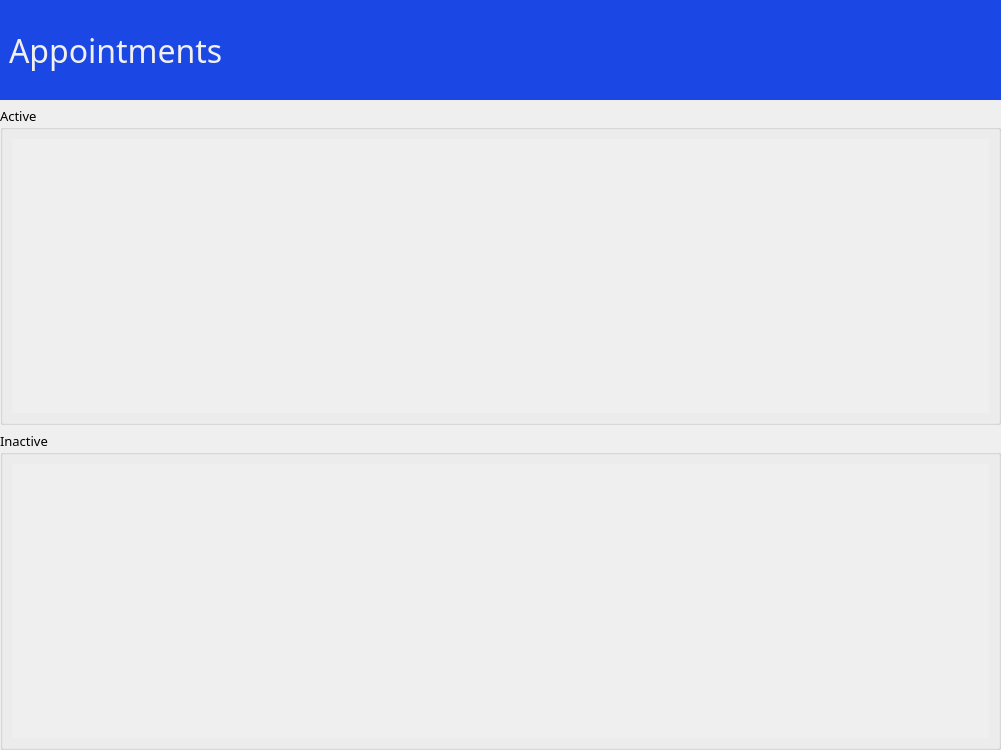
<?xml version="1.0" encoding="UTF-8"?>
<ui version="4.0">
 <class>Appointments</class>
 <widget class="QWidget" name="Appointments">
  <property name="geometry">
   <rect>
    <x>0</x>
    <y>0</y>
    <width>1001</width>
    <height>750</height>
   </rect>
  </property>
  <property name="windowTitle">
   <string>Form</string>
  </property>
  <layout class="QVBoxLayout" name="verticalLayout">
   <property name="leftMargin">
    <number>0</number>
   </property>
   <property name="topMargin">
    <number>0</number>
   </property>
   <property name="rightMargin">
    <number>0</number>
   </property>
   <property name="bottomMargin">
    <number>0</number>
   </property>
   <item>
    <widget class="QWidget" name="widget" native="true">
     <property name="sizePolicy">
      <sizepolicy hsizetype="Expanding" vsizetype="Fixed">
       <horstretch>0</horstretch>
       <verstretch>0</verstretch>
      </sizepolicy>
     </property>
     <property name="minimumSize">
      <size>
       <width>0</width>
       <height>100</height>
      </size>
     </property>
     <property name="maximumSize">
      <size>
       <width>16777215</width>
       <height>100</height>
      </size>
     </property>
     <property name="styleSheet">
      <string notr="true">background-color: rgb(27, 71, 229);
color: #F0F0F0;</string>
     </property>
     <layout class="QHBoxLayout" name="horizontalLayout_2">
      <item>
       <widget class="QLabel" name="label_3">
        <property name="font">
         <font>
          <family>Roboto Mono</family>
          <pointsize>24</pointsize>
         </font>
        </property>
        <property name="text">
         <string>Appointments</string>
        </property>
       </widget>
      </item>
     </layout>
    </widget>
   </item>
   <item>
    <widget class="QGroupBox" name="groupBox">
     <property name="font">
      <font>
       <family>Roboto Mono Medium</family>
       <pointsize>10</pointsize>
      </font>
     </property>
     <property name="title">
      <string>Active</string>
     </property>
     <layout class="QVBoxLayout" name="verticalLayout_2">
      <item>
       <widget class="QScrollArea" name="scrollArea">
        <property name="styleSheet">
         <string notr="true">border: None;</string>
        </property>
        <property name="widgetResizable">
         <bool>true</bool>
        </property>
        <widget class="QWidget" name="scrollAreaWidgetContents">
         <property name="geometry">
          <rect>
           <x>0</x>
           <y>0</y>
           <width>977</width>
           <height>271</height>
          </rect>
         </property>
        </widget>
       </widget>
      </item>
     </layout>
    </widget>
   </item>
   <item>
    <widget class="QGroupBox" name="groupBox_2">
     <property name="font">
      <font>
       <family>Roboto Mono Medium</family>
       <pointsize>10</pointsize>
      </font>
     </property>
     <property name="title">
      <string>Inactive</string>
     </property>
     <layout class="QVBoxLayout" name="verticalLayout_3">
      <item>
       <widget class="QScrollArea" name="scrollArea_2">
        <property name="styleSheet">
         <string notr="true">border:None;</string>
        </property>
        <property name="widgetResizable">
         <bool>true</bool>
        </property>
        <widget class="QWidget" name="scrollAreaWidgetContents_2">
         <property name="geometry">
          <rect>
           <x>0</x>
           <y>0</y>
           <width>977</width>
           <height>271</height>
          </rect>
         </property>
        </widget>
       </widget>
      </item>
     </layout>
    </widget>
   </item>
  </layout>
 </widget>
 <resources/>
 <connections/>
</ui>
